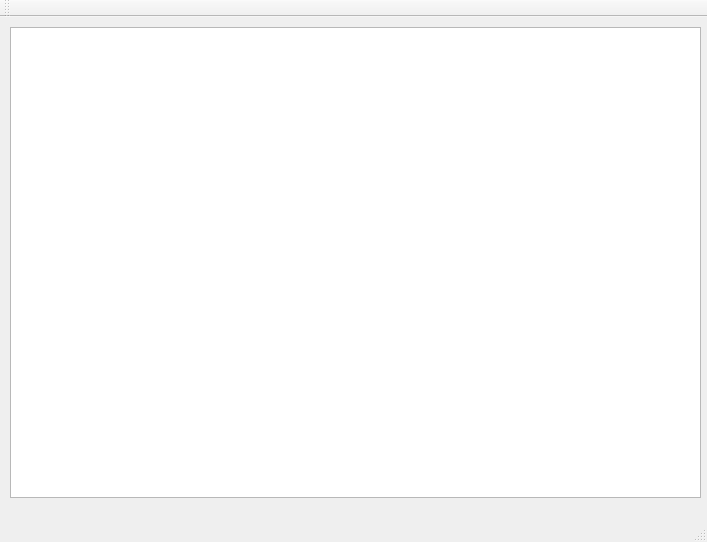
<?xml version="1.0" encoding="UTF-8"?>
<ui version="4.0">
 <class>MainWindow</class>
 <widget class="QMainWindow" name="MainWindow">
  <property name="geometry">
   <rect>
    <x>0</x>
    <y>0</y>
    <width>707</width>
    <height>542</height>
   </rect>
  </property>
  <property name="windowTitle">
   <string>MainWindow</string>
  </property>
  <widget class="QWidget" name="centralWidget">
   <widget class="QPlainTextEdit" name="plainTextEdit">
    <property name="geometry">
     <rect>
      <x>10</x>
      <y>10</y>
      <width>691</width>
      <height>471</height>
     </rect>
    </property>
    <property name="readOnly">
     <bool>true</bool>
    </property>
   </widget>
  </widget>
  <widget class="QMenuBar" name="menuBar">
   <property name="geometry">
    <rect>
     <x>0</x>
     <y>0</y>
     <width>707</width>
     <height>23</height>
    </rect>
   </property>
  </widget>
  <widget class="QToolBar" name="mainToolBar">
   <attribute name="toolBarArea">
    <enum>TopToolBarArea</enum>
   </attribute>
   <attribute name="toolBarBreak">
    <bool>false</bool>
   </attribute>
  </widget>
  <widget class="QStatusBar" name="statusBar"/>
 </widget>
 <layoutdefault spacing="6" margin="11"/>
 <resources/>
 <connections/>
</ui>
